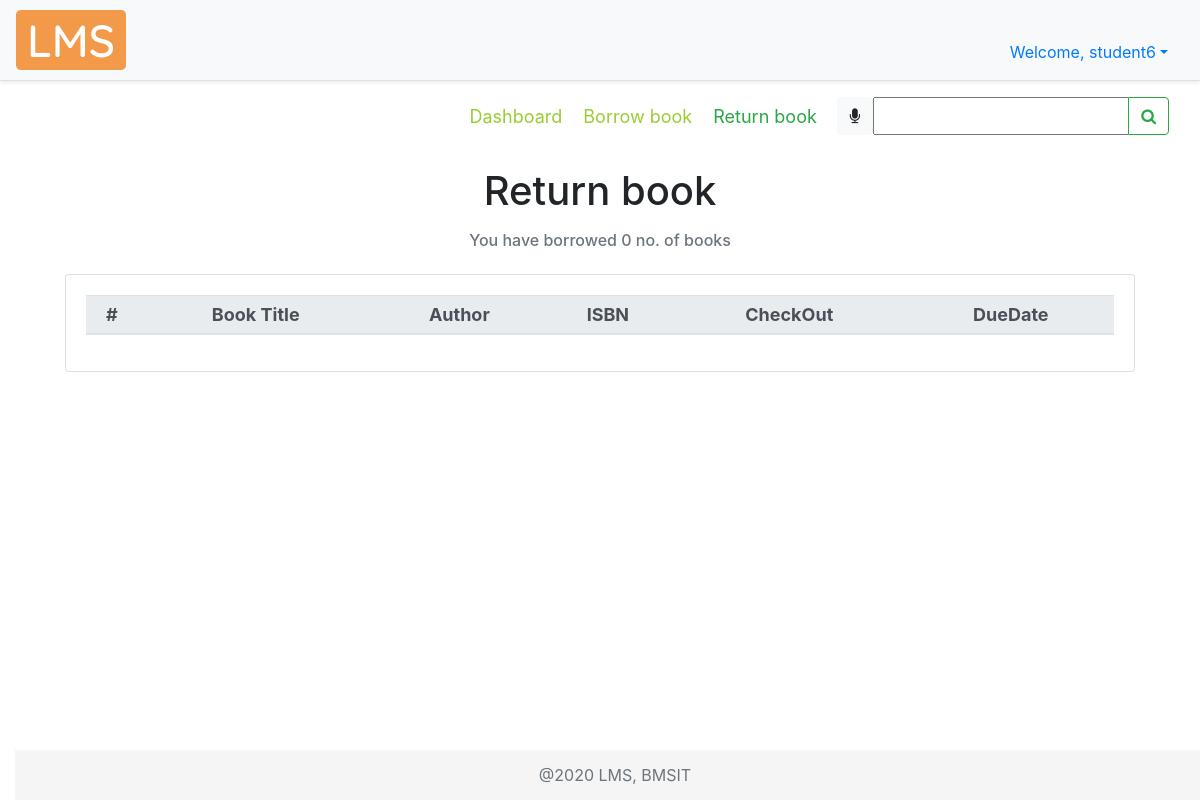
/returnbook/ (signed in), run on an earlier commit of the app's database.
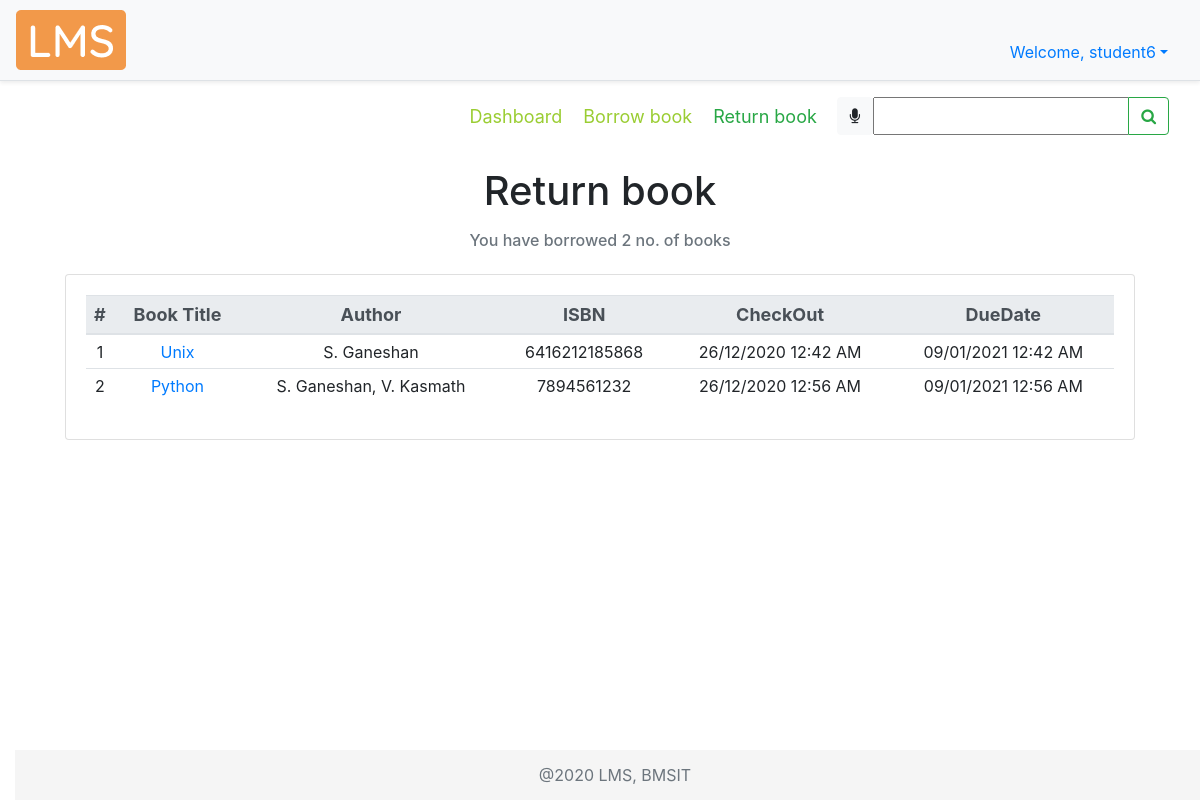
And on a later commit of the database.
### libraryApp/models.py (models this page shows, shortened)
class BOOK(models.Model):
    GENRE = (
        ("CS", "Computer Science"),
        ("MATH", "Mathematics"),
        ("ELE", "Electronics"),
        ("TC", "Telecommunication"),
        ("CHE", "Chemistry"),
        ("PHY", "Physics"),
        ("MEC", "Mechanics"),
        ("EVS", "Environmental Science"),
        ("BIO", "Bioengineering"),
        ("BUS", "Business Skills"),
    )
    bookTitle = models.CharField(max_length=50, help_text="Book Title")
    genre = models.CharField(max_length=30, null=True, choices=GENRE, help_text="Category")
    pubYear = models.CharField(max_length=4, null=True, help_text="Year of publication")
    isbn = models.CharField(max_length=13, null=True, unique=True, help_text="International Standard Book Number")
    librarianID = models.ForeignKey(
        settings.AUTH_USER_MODEL, null=True, on_delete=models.SET_NULL, help_text="Librarian ID")
    pubID = models.ForeignKey(PUBLISHER, null=True, on_delete=models.CASCADE, help_text="Publisher ID")
    authorID = models.ManyToManyField(AUTHOR, help_text="Authors")

class AUTHOR(models.Model):
    authorName = models.CharField(max_length=30, help_text="Author name")
    def __str__(self):
        return self.authorName

class BORROWEDBOOK(models.Model):
    checkOut = models.DateTimeField(auto_now_add=True, null=True, help_text="Check out date")
    dueDate = models.DateTimeField(null=True, blank=True, help_text="Due date")
    checkIn = models.DateTimeField(auto_now_add=False, null=True, blank=True, help_text="Check in date")
    userID = models.ForeignKey(settings.AUTH_USER_MODEL, null=True, on_delete=models.SET_NULL, help_text="User ID")
    bookID = models.ForeignKey(BOOK, null=True, on_delete=models.CASCADE, help_text="Book ID")

### libraryApp/decorators.py (the view)
    def wrapper_func(request, *args, **kwargs):
        user = request.user
        if user.is_staff:
            messages.warning(request, "You are not allowed to access the previous requested page")
            return redirect("dashboard")
        else:
            return view_func(request, *args, **kwargs)

### libraryApp/templates/libraryApp/return_book.html (shortened to what this page needs)
{% extends 'libraryApp/main.html' %}
{% load static %}
{% block content %}
<nav class="navbar">
  <div class="navbar-nav mySubMenu ml-auto">
    <nav>
      <a href="{% url 'dashboard' %}" title="Click here to visit dashboard">Dashboard</a>
      <a href="{% url 'borrowbook' %}" title="Click here to borrow books">Borrow book</a>
      <a class="text-success" href="{% url 'returnbook' %}">Return book</a>
    </nav>
  </div>
  <form class="form-inline" method="POST">
    <div class="input-group">
      <div id="speech" class="btn btn-light" title="Click the mic to speak">
        <i class="fa fa-microphone" aria-hidden="true"></i>
      </div>
      {{myFilter.form}}
      <div class="input-group-append">
        <button id="searchButton" class="btn btn-outline-success" type="submit">
          <i class="fa fa-search"></i>
        </button>
      </div>
    </div>
  </form>
</nav>
<br>
<div class="row text-center booksTable container">
    <div class="col-md-12">
        <h1>
           Return book
        </h1>
        <div class="col-md-12 mt-3">
        <h6 class="form-text text-muted">
            You have borrowed {{count}} no. of books
        </h6>
        </div>
        <div class="card card-body mt-4">
            <table id="dataTable7" class="table table-sm table-hover">
            <thead class="thead-light threadText">
                <tr>
                    <th scope="col">#</th>
                    <th scope="col">Book Title</th>
                    <th scope="col">Author</th>
                    <th scope="col">ISBN</th>
                    <th scope="col">CheckOut</th>
                    <th scope="col">DueDate</th>
                </tr>
            </thead>
                {% for i in borrowedBooks %}
                    <tr>
                        <td>{{forloop.counter}}</td>
                        <td><a href="{% url 'viewbook' i.bookID %}">{{i.bookTitle}}</a></td>
                        <td>{{i.authorName}}</td>
                        <td>{{i.isbn}}</td>
                        <td>{{i.checkOut|date:"d/m/Y h:i A"}}</td>
                        <td>{{i.dueDate|date:"d/m/Y h:i A"}}</td>
                    </tr>
                {% endfor %}
            </table>
        </div>
    </div>
    <br>
    {% endblock %}

What changed in the data, as far as the page shows it:
now on this page (row unchanged): BOOK: bookTitle "Unix", isbn "6416212185868"
now on this page (row unchanged): AUTHOR: authorName "S. Ganeshan"
added BORROWEDBOOK: checkOut "26/12/2020 12:42 AM", dueDate "09/01/2021 12:42 AM"
now on this page (row unchanged): BOOK: bookTitle "Python", isbn "7894561232"
added BORROWEDBOOK: checkOut "26/12/2020 12:56 AM", dueDate "09/01/2021 12:56 AM"
Also different on the page:
{{ count }}: "0" → "2"
new list line: "1"
new list line: "2 S. Ganeshan, V. Kasmath"
